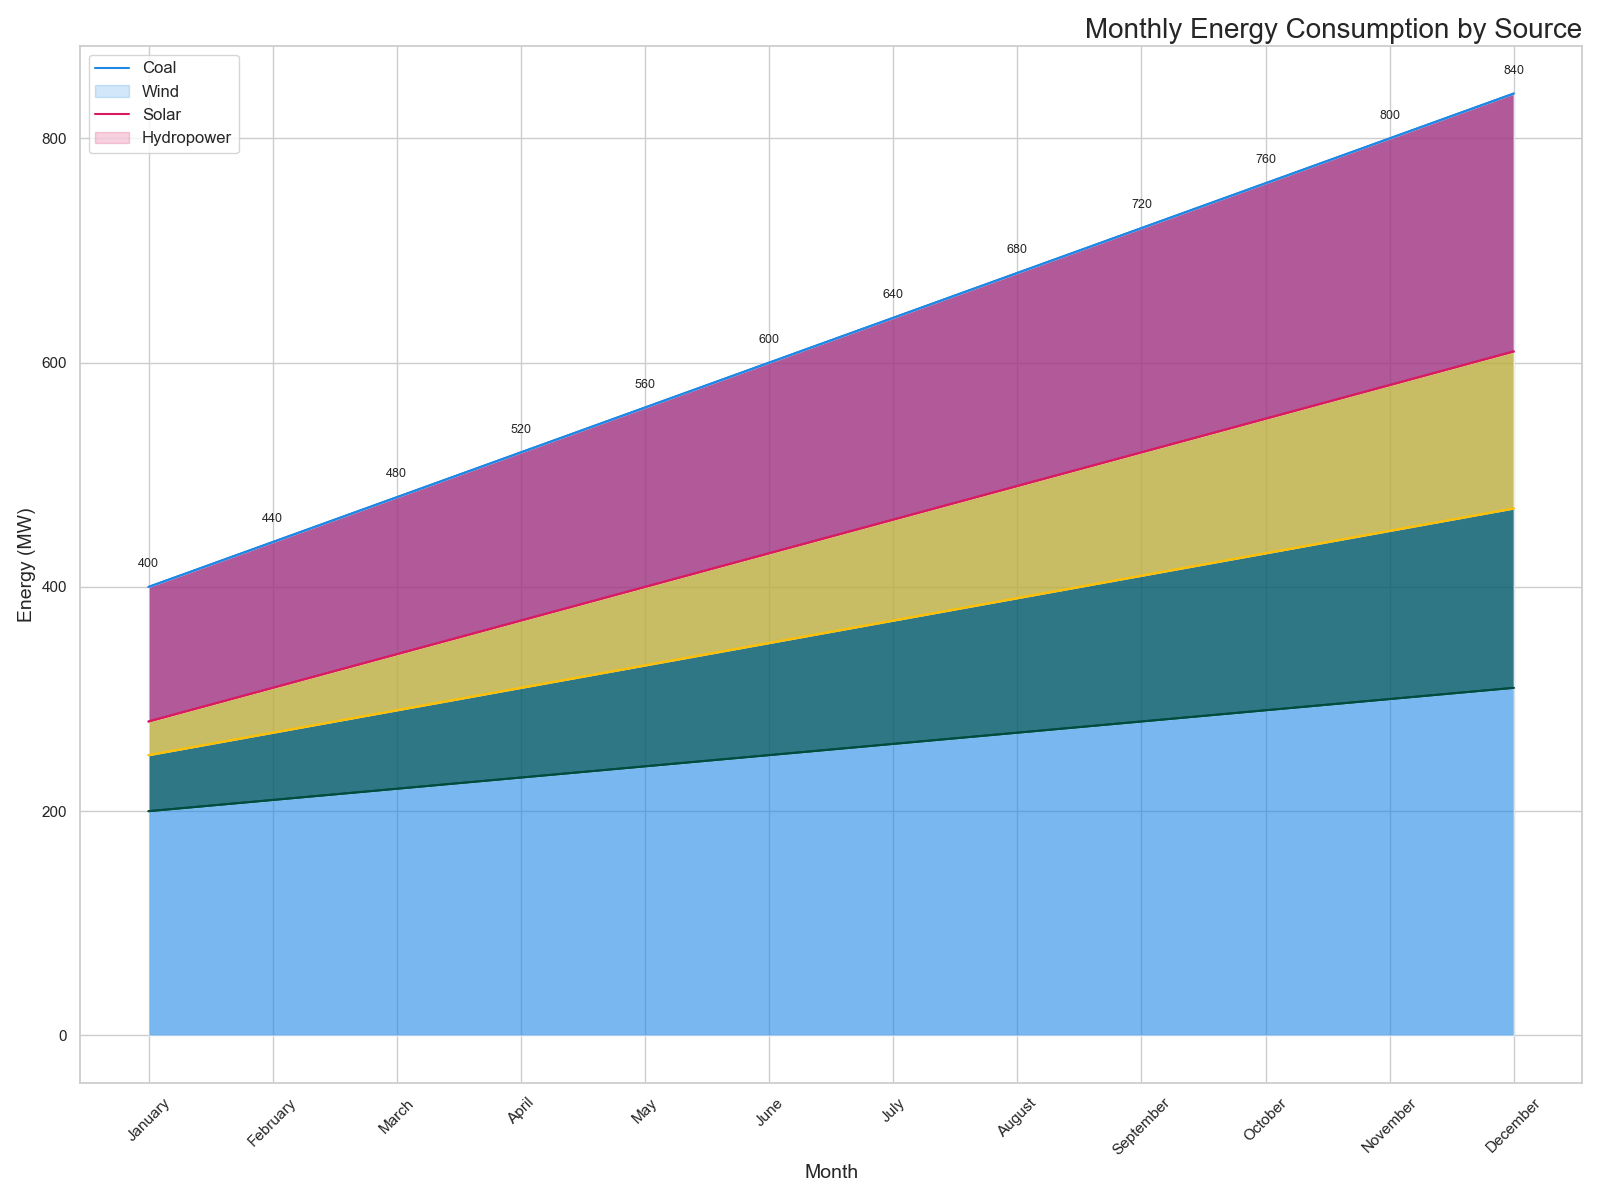

The script that drew this image:

import pandas as pd
import seaborn as sns
import matplotlib.pyplot as plt

# Data in a Python dictionary
data = {
    'Month': ['January', 'February', 'March', 'April', 'May', 'June', 'July', 'August', 'September', 'October', 'November', 'December'],
    'Coal': [200, 210, 220, 230, 240, 250, 260, 270, 280, 290, 300, 310],
    'Wind': [50, 60, 70, 80, 90, 100, 110, 120, 130, 140, 150, 160],
    'Solar': [30, 40, 50, 60, 70, 80, 90, 100, 110, 120, 130, 140],
    'Hydropower': [120, 130, 140, 150, 160, 170, 180, 190, 200, 210, 220, 230]
}

# Create a DataFrame
df = pd.DataFrame(data)
df.index = df['Month']
df.drop('Month', axis=1, inplace=True)

# Plotting the stacked area chart
plt.figure(figsize=(16, 12))
pal = ['#1E88E5', '#D81B60', '#FFC107', '#004D40']  # New color scheme

# Cumulate the values
df_cum = df.cumsum(axis=1)

# Plot the categories in reverse order
category_names = df.columns[::-1]
for i, column in enumerate(category_names):
    sns.lineplot(data=df_cum, x=df.index, y=column, color=pal[i])

# Fill the area between the lines
for i, column in enumerate(category_names):
    if i == 0:
        sns.lineplot(data=df_cum, x=df.index, y=column, color=pal[i])
        plt.fill_between(df.index, 0, df_cum[column], facecolor=pal[i], alpha=0.6)
    else:
        sns.lineplot(data=df_cum, x=df.index, y=column, color=pal[i])
        plt.fill_between(df.index, df_cum[category_names[i - 1]], df_cum[column], facecolor=pal[i], alpha=0.6)

# Add annotations
for i, value in enumerate(df_cum['Hydropower']):
    plt.text(i, value + 15, f"{value}", ha='center', va='bottom', fontsize=9)

# Customize the chart
plt.title('Monthly Energy Consumption by Source', fontsize=20, loc='right')
plt.xticks(rotation=45)
plt.xlabel('Month', fontsize=14)
plt.ylabel('Energy (MW)', fontsize=14)
plt.legend(labels=df.columns, loc='upper left', fontsize=12)
plt.tight_layout()
plt.show()
